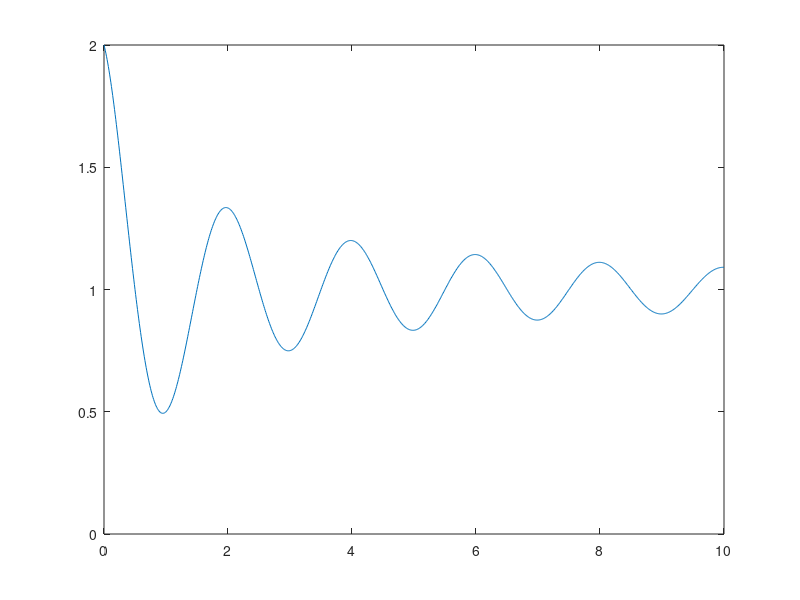

Write MATLAB code to recreate this figure. (Note: this script raises an error after producing the figure.)
%Lab3, problem 3
x = [0:0.01:10];
f = @(x) 1 + cos(pi * x) ./ (1 + x);

plot(x, f(x))
hold on

function L = polyinterp(x, y, X)
  m = length(x);
  A = ones(1, m);
  for i = 1:m
    A(i) = 1 ./ prod(x(i) - x([1:i-1, i+1:m]));
    L = sum(A .* y ./ (X' - x)) ./ sum(A ./ (X' - x));
  endfor
endfunction

x = [0:(10/20):10];
X = [0:0.01:10];

Y = polyinterp(x, f(x), X);

hold on
plot(X, Y')